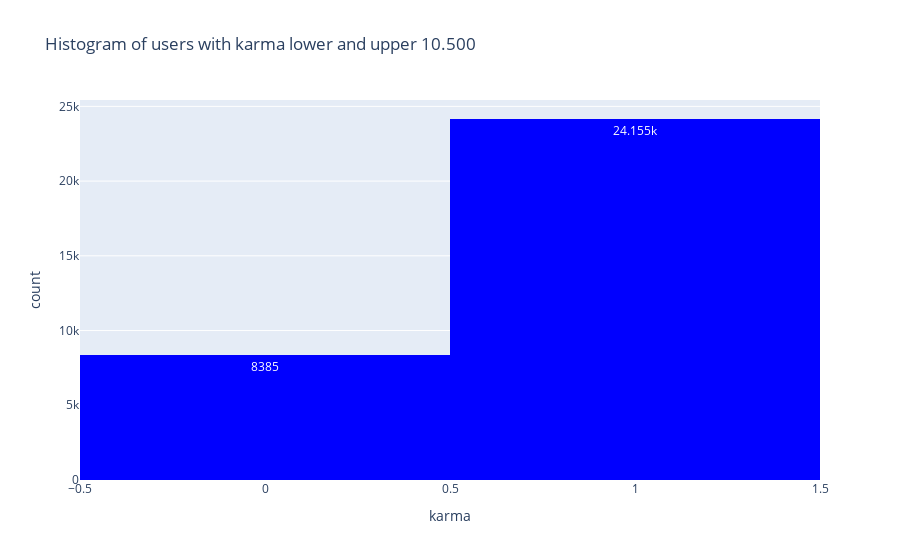

Source (notebook cell):
### Code cell
df2 = df.copy()

df2.karma.values[df2.karma.values <= 10500] = 0
df2.karma.values[df2.karma.values > 10500] = 1

import plotly.express as px
fig = px.histogram(df2, x="karma",
                   title='Histogram of users with karma lower and upper 10.500',
                   labels={'karma':'karma'}, # can specify one label per df column
#                    opacity=0.8,
#                    log_y=True, # represent bars with log scale
                   color_discrete_sequence=['blue'], # color of histogram bars
                   text_auto=True
                   )
fig.show()

### Figure 1 — Plotly figure (JSON) as saved in the notebook; plotly's stock layout.template omitted (floating-point values rounded to 4 significant figures; data arrays with more than 128 entries replaced by an {"elided": "..."} marker saying what was removed)
{"data": [{"alignmentgroup": "True", "bingroup": "x", "hovertemplate": "karma=%{x}<br>count=%{y}<extra></extra>", "legendgroup": "", "marker": {"color": "blue", "pattern": {"shape": ""}}, "name": "", "offsetgroup": "", "orientation": "v", "showlegend": false, "texttemplate": "%{value}", "type": "histogram", "x": {"elided": "32540 int values"}, "xaxis": "x", "yaxis": "y"}], "layout": {"barmode": "relative", "legend": {"tracegroupgap": 0}, "title": {"text": "Histogram of users with karma lower and upper 10.500"}, "xaxis": {"anchor": "y", "domain": [0, 1], "title": {"text": "karma"}}, "yaxis": {"anchor": "x", "domain": [0, 1], "title": {"text": "count"}}}}
